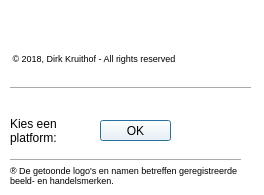
<?xml version="1.0" encoding="UTF-8"?>
<ui version="4.0">
 <class>QPlatform</class>
 <widget class="QDialog" name="QPlatform">
  <property name="windowModality">
   <enum>Qt::NonModal</enum>
  </property>
  <property name="geometry">
   <rect>
    <x>0</x>
    <y>0</y>
    <width>264</width>
    <height>195</height>
   </rect>
  </property>
  <property name="minimumSize">
   <size>
    <width>264</width>
    <height>195</height>
   </size>
  </property>
  <property name="maximumSize">
   <size>
    <width>264</width>
    <height>10000</height>
   </size>
  </property>
  <property name="contextMenuPolicy">
   <enum>Qt::NoContextMenu</enum>
  </property>
  <property name="windowTitle">
   <string>ProtoIt</string>
  </property>
  <property name="styleSheet">
   <string notr="true">background-color: rgb(255, 255, 255);</string>
  </property>
  <property name="sizeGripEnabled">
   <bool>false</bool>
  </property>
  <property name="modal">
   <bool>true</bool>
  </property>
  <widget class="QDialogButtonBox" name="buttonBox">
   <property name="geometry">
    <rect>
     <x>100</x>
     <y>120</y>
     <width>71</width>
     <height>21</height>
    </rect>
   </property>
   <property name="orientation">
    <enum>Qt::Horizontal</enum>
   </property>
   <property name="standardButtons">
    <set>QDialogButtonBox::Ok</set>
   </property>
   <property name="centerButtons">
    <bool>true</bool>
   </property>
  </widget>
  <widget class="QLabel" name="lblChoose">
   <property name="geometry">
    <rect>
     <x>10</x>
     <y>110</y>
     <width>71</width>
     <height>41</height>
    </rect>
   </property>
   <property name="styleSheet">
    <string notr="true">font: 75 10pt &quot;Arial&quot;;</string>
   </property>
   <property name="text">
    <string>Kies een platform:</string>
   </property>
   <property name="wordWrap">
    <bool>true</bool>
   </property>
  </widget>
  <widget class="QLabel" name="lblCopyright">
   <property name="geometry">
    <rect>
     <x>10</x>
     <y>50</y>
     <width>231</width>
     <height>16</height>
    </rect>
   </property>
   <property name="font">
    <font>
     <family>Arial</family>
     <pointsize>7</pointsize>
    </font>
   </property>
   <property name="text">
    <string> © 2018, Dirk Kruithof - All rights reserved</string>
   </property>
  </widget>
  <widget class="QLabel" name="lblProtoIt">
   <property name="geometry">
    <rect>
     <x>10</x>
     <y>10</y>
     <width>241</width>
     <height>41</height>
    </rect>
   </property>
   <property name="text">
    <string/>
   </property>
   <property name="pixmap">
    <pixmap resource="ProtoIt.qrc">:/ProtoIt.png</pixmap>
   </property>
   <property name="scaledContents">
    <bool>true</bool>
   </property>
  </widget>
  <widget class="Line" name="lineTop">
   <property name="geometry">
    <rect>
     <x>10</x>
     <y>80</y>
     <width>241</width>
     <height>16</height>
    </rect>
   </property>
   <property name="orientation">
    <enum>Qt::Horizontal</enum>
   </property>
  </widget>
  <widget class="QLabel" name="lblBrands">
   <property name="geometry">
    <rect>
     <x>10</x>
     <y>160</y>
     <width>241</width>
     <height>31</height>
    </rect>
   </property>
   <property name="font">
    <font>
     <family>Arial</family>
     <pointsize>7</pointsize>
    </font>
   </property>
   <property name="text">
    <string>® De getoonde logo's en namen betreffen geregistreerde beeld- en handelsmerken.</string>
   </property>
   <property name="wordWrap">
    <bool>true</bool>
   </property>
  </widget>
  <widget class="Line" name="lineBottom">
   <property name="geometry">
    <rect>
     <x>10</x>
     <y>150</y>
     <width>231</width>
     <height>20</height>
    </rect>
   </property>
   <property name="orientation">
    <enum>Qt::Horizontal</enum>
   </property>
  </widget>
  <zorder>buttonBox</zorder>
  <zorder>lblChoose</zorder>
  <zorder>lblCopyright</zorder>
  <zorder>lblProtoIt</zorder>
  <zorder>lineTop</zorder>
  <zorder>lineBottom</zorder>
  <zorder>lblBrands</zorder>
 </widget>
 <resources>
  <include location="ProtoIt.qrc"/>
 </resources>
 <connections>
  <connection>
   <sender>buttonBox</sender>
   <signal>accepted()</signal>
   <receiver>QPlatform</receiver>
   <slot>accept()</slot>
   <hints>
    <hint type="sourcelabel">
     <x>248</x>
     <y>254</y>
    </hint>
    <hint type="destinationlabel">
     <x>157</x>
     <y>274</y>
    </hint>
   </hints>
  </connection>
  <connection>
   <sender>buttonBox</sender>
   <signal>rejected()</signal>
   <receiver>QPlatform</receiver>
   <slot>reject()</slot>
   <hints>
    <hint type="sourcelabel">
     <x>316</x>
     <y>260</y>
    </hint>
    <hint type="destinationlabel">
     <x>286</x>
     <y>274</y>
    </hint>
   </hints>
  </connection>
 </connections>
</ui>
